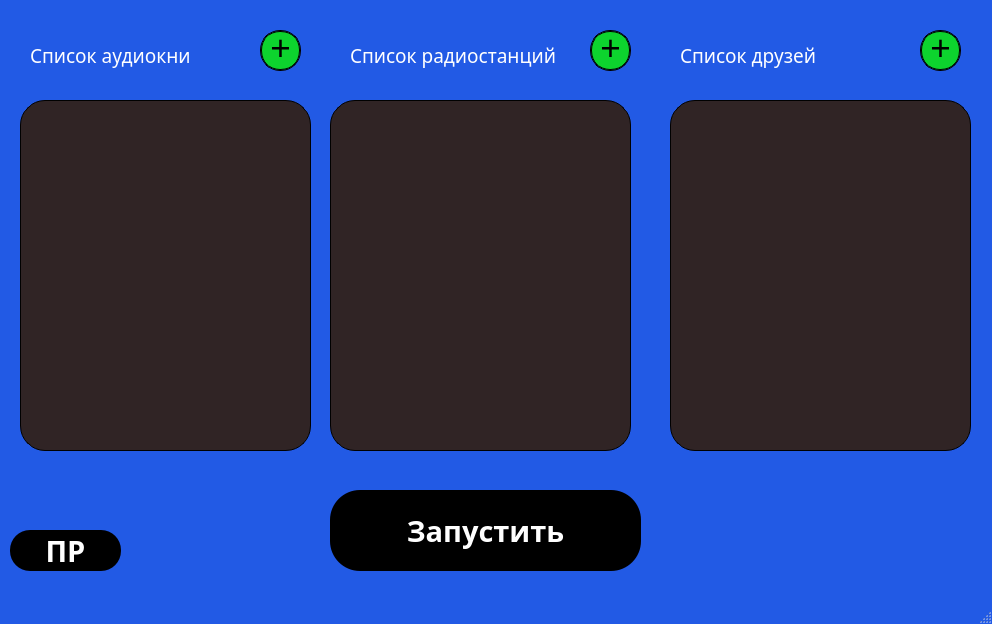
<?xml version="1.0" encoding="UTF-8"?>
<ui version="4.0">
 <class>MainWindow</class>
 <widget class="QMainWindow" name="MainWindow">
  <property name="geometry">
   <rect>
    <x>0</x>
    <y>0</y>
    <width>992</width>
    <height>624</height>
   </rect>
  </property>
  <property name="windowTitle">
   <string>Проводник</string>
  </property>
  <property name="styleSheet">
   <string notr="true">QMainWindow
{
background-color: rgb(34, 90, 229);
}
QListWidget
{
padding: 10px;
border-radius: 25px;
border : 1px solid black;
background : rgb(48, 36, 37);
color: white;
}
 QListView::item:selected
{
border : 1px solid black;
background : rgb(173, 153, 255);
}
 QListView::item
{
margin:3 px;
}
QPushButton {
background: rgb(13, 212, 46);
}
QLabel {
color: white;
}
</string>
  </property>
  <widget class="QWidget" name="centralwidget">
   <widget class="QPushButton" name="start_app_but">
    <property name="geometry">
     <rect>
      <x>330</x>
      <y>490</y>
      <width>311</width>
      <height>81</height>
     </rect>
    </property>
    <property name="font">
     <font>
      <family>Rockwell</family>
      <pointsize>22</pointsize>
      <weight>75</weight>
      <bold>true</bold>
     </font>
    </property>
    <property name="styleSheet">
     <string notr="true">QPushButton
{
background-color: rgb(0, 0, 0);
border-radius: 30px;
color: white;
}
QPushButton:hover
{
background-color: rgb(255, 255, 255);
color: black;
}
QPushButton:pressed
{
background-color: rgb(255, 207, 16);
}</string>
    </property>
    <property name="text">
     <string>Запустить</string>
    </property>
   </widget>
   <widget class="QLabel" name="label">
    <property name="geometry">
     <rect>
      <x>30</x>
      <y>40</y>
      <width>161</width>
      <height>31</height>
     </rect>
    </property>
    <property name="font">
     <font>
      <family>Onyx</family>
      <pointsize>14</pointsize>
     </font>
    </property>
    <property name="text">
     <string>Список аудиокниг</string>
    </property>
   </widget>
   <widget class="QLabel" name="label_2">
    <property name="geometry">
     <rect>
      <x>350</x>
      <y>40</y>
      <width>211</width>
      <height>31</height>
     </rect>
    </property>
    <property name="font">
     <font>
      <family>Onyx</family>
      <pointsize>14</pointsize>
     </font>
    </property>
    <property name="text">
     <string>Список радиостанций</string>
    </property>
   </widget>
   <widget class="QListWidget" name="books_list">
    <property name="geometry">
     <rect>
      <x>20</x>
      <y>100</y>
      <width>291</width>
      <height>351</height>
     </rect>
    </property>
    <property name="font">
     <font>
      <pointsize>10</pointsize>
      <weight>75</weight>
      <bold>true</bold>
     </font>
    </property>
   </widget>
   <widget class="QListWidget" name="radio_list">
    <property name="geometry">
     <rect>
      <x>330</x>
      <y>100</y>
      <width>301</width>
      <height>351</height>
     </rect>
    </property>
    <property name="font">
     <font>
      <pointsize>10</pointsize>
      <weight>75</weight>
      <bold>true</bold>
     </font>
    </property>
   </widget>
   <widget class="QPushButton" name="add_book_but">
    <property name="geometry">
     <rect>
      <x>260</x>
      <y>30</y>
      <width>41</width>
      <height>41</height>
     </rect>
    </property>
    <property name="font">
     <font>
      <pointsize>26</pointsize>
     </font>
    </property>
    <property name="styleSheet">
     <string notr="true">border-radius: 20px; 
border: 2px groove black;
padding-bottom: 5px;</string>
    </property>
    <property name="text">
     <string>+</string>
    </property>
   </widget>
   <widget class="QPushButton" name="add_radio_but">
    <property name="geometry">
     <rect>
      <x>590</x>
      <y>30</y>
      <width>41</width>
      <height>41</height>
     </rect>
    </property>
    <property name="font">
     <font>
      <pointsize>26</pointsize>
     </font>
    </property>
    <property name="styleSheet">
     <string notr="true">border-radius: 20px; 
border: 2px groove black;
padding-bottom: 5px;</string>
    </property>
    <property name="text">
     <string>+</string>
    </property>
   </widget>
   <widget class="QListWidget" name="friend_list">
    <property name="geometry">
     <rect>
      <x>670</x>
      <y>100</y>
      <width>301</width>
      <height>351</height>
     </rect>
    </property>
    <property name="font">
     <font>
      <pointsize>10</pointsize>
      <weight>75</weight>
      <bold>true</bold>
     </font>
    </property>
   </widget>
   <widget class="QLabel" name="label_3">
    <property name="geometry">
     <rect>
      <x>680</x>
      <y>40</y>
      <width>211</width>
      <height>31</height>
     </rect>
    </property>
    <property name="font">
     <font>
      <family>Onyx</family>
      <pointsize>14</pointsize>
     </font>
    </property>
    <property name="text">
     <string>Список друзей</string>
    </property>
   </widget>
   <widget class="QPushButton" name="add_friend_but">
    <property name="geometry">
     <rect>
      <x>920</x>
      <y>30</y>
      <width>41</width>
      <height>41</height>
     </rect>
    </property>
    <property name="font">
     <font>
      <pointsize>26</pointsize>
     </font>
    </property>
    <property name="styleSheet">
     <string notr="true">border-radius: 20px; 
border: 2px groove black;
padding-bottom: 5px;</string>
    </property>
    <property name="text">
     <string>+</string>
    </property>
   </widget>
   <widget class="QPushButton" name="presentation_but">
    <property name="geometry">
     <rect>
      <x>10</x>
      <y>530</y>
      <width>111</width>
      <height>41</height>
     </rect>
    </property>
    <property name="font">
     <font>
      <family>Rockwell</family>
      <pointsize>22</pointsize>
      <weight>75</weight>
      <bold>true</bold>
     </font>
    </property>
    <property name="styleSheet">
     <string notr="true">QPushButton
{
background-color: rgb(0, 0, 0);
border-radius: 20px;
color: white;
}
QPushButton:hover
{
background-color: rgb(255, 255, 255);
color: black;
}
QPushButton:pressed
{
background-color: rgb(255, 207, 16);
}</string>
    </property>
    <property name="text">
     <string>ПР</string>
    </property>
   </widget>
   <zorder>friend_list</zorder>
   <zorder>start_app_but</zorder>
   <zorder>label</zorder>
   <zorder>label_2</zorder>
   <zorder>books_list</zorder>
   <zorder>radio_list</zorder>
   <zorder>add_book_but</zorder>
   <zorder>add_radio_but</zorder>
   <zorder>label_3</zorder>
   <zorder>add_friend_but</zorder>
   <zorder>presentation_but</zorder>
  </widget>
  <widget class="QMenuBar" name="menubar">
   <property name="geometry">
    <rect>
     <x>0</x>
     <y>0</y>
     <width>992</width>
     <height>21</height>
    </rect>
   </property>
  </widget>
  <widget class="QStatusBar" name="statusbar"/>
 </widget>
 <resources/>
 <connections/>
</ui>
